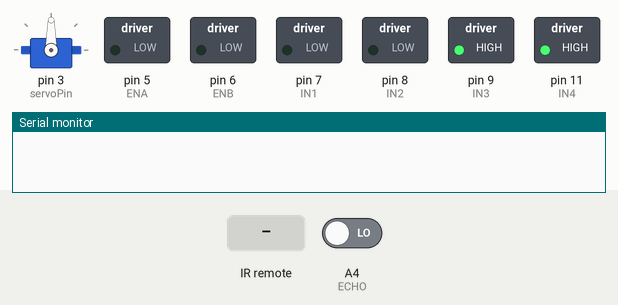
This sketch was run on a simulated Arduino Uno, built with avr-gcc and run on an emulated ATmega328P. On the bench: servo, switched loads named in the sketch (green lamp = pin HIGH), the last lines printed to the serial monitor. The test bench sets the inputs (shaded band); at power-on: A4 (ECHO) LOW. Pins used as bus, display or sensor lines are not drawn.

Above: at 1.2 s.
1.3 s: infrared code 0xFFC23D received
At 3.2 s:
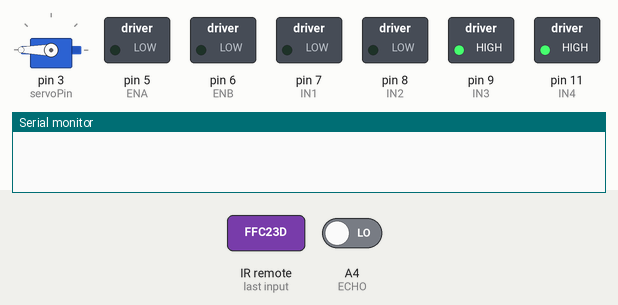
At 9.4 s:
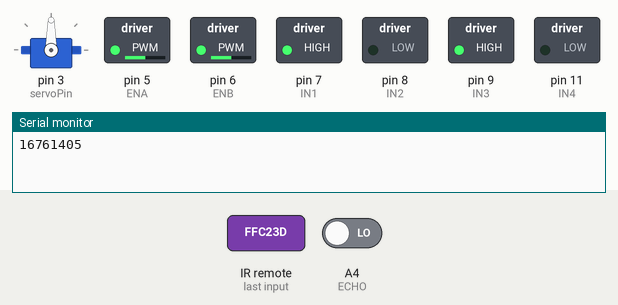
9.5 s: infrared code 0xFF629D received
At 15.8 s:
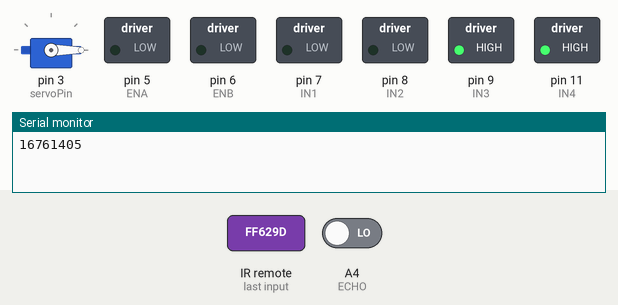
20.8 s: infrared code 0xFF22DD received
Timing chart, 0 to 30.3 s (numbered marks = the images above; inputs shaded):
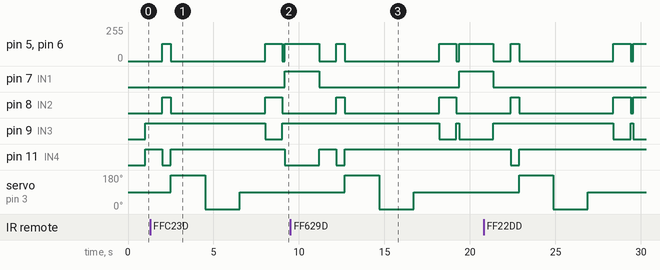

The sketch:

CarRobot.ino
```cpp
#include "Servo.h"
const int ENA = 5;
const int IN1 = 7 ;
const int IN2 = 8;
const int ENB = 6;
const int IN3 = 9;
const int IN4 = 11;
const int ECHO = A4;
const int TRIG = A5;
Servo labservo;
const int servoPin = 3;
int servoPos = 90;
float duration = 0; //duration ECHO is HIGH

//remote control
#include <IRremote.h>
#define RECV_PIN 12 //Infrared signal receiving pin
#define LED 13 //define LED pin
#define L 16720605
#define R 16761405
#define F 16736925
#define B 16754775
#define UNKNOWN_L 1386468383
#define UNKNOWN_R 553536955
#define UNKNOWN_F 5316027
#define UNKNOWN_B 2747854299
bool state = LOW; //define default input mode
unsigned long val;
IRrecv irrecv(RECV_PIN); //initialization
decode_results results; //Define structure type

//prototype
void MoveForward(int speed);
void MoveBackward(int speed);
void stopMoving();
void turnLeft(int speed);
void turnRight(int speed);
void stateChange();

void stateChange(){

}

float measureDistance(){
  digitalWrite(TRIG , LOW);
  delay(5);
  digitalWrite(TRIG, HIGH);
  delay(5);
  digitalWrite(TRIG, LOW);

  duration = pulseIn(ECHO, HIGH); //measures the time the ECHO is HIGH
  float distance_cm = duration /50;
  return distance_cm;
}

void MoveForward(int speed){

  analogWrite(ENA,speed);
  analogWrite(ENB,speed);
  digitalWrite(IN1, HIGH);
  digitalWrite(IN2, LOW);
  digitalWrite(IN3, LOW);
  digitalWrite(IN4, HIGH);

}

void MoveBackward(int speed){
  analogWrite(ENA,speed);
  analogWrite(ENB,speed);
  digitalWrite(IN1, LOW);
  digitalWrite(IN2, HIGH);
  digitalWrite(IN3, HIGH);
  digitalWrite(IN4, LOW);
}

void stopMoving(){
  //Motor direction irrelevant.
  digitalWrite(IN1, LOW);
  digitalWrite(IN2, LOW);
  analogWrite(ENA, 0); //Set Motor A Speed to 0
  digitalWrite(IN3, HIGH);
  digitalWrite(IN4, HIGH);
  analogWrite(ENB, 0); //Set Motor B speed to 0

}

void turnLeft(int speed) //Function for the robot to turn to the left
{
  digitalWrite(IN1, LOW);
  digitalWrite(IN2, HIGH);
  analogWrite(ENA, speed);
  digitalWrite(IN3, LOW);
  digitalWrite(IN4, HIGH);
  analogWrite(ENB, speed);
}

void turnRight(int speed) //Function for the robot to turn to the left
{
  digitalWrite(IN1, HIGH);
  digitalWrite(IN2, LOW);
  analogWrite(ENA, speed);
  digitalWrite(IN3, HIGH);
  digitalWrite(IN4, LOW);
  analogWrite(ENB, speed);
}

void setup() {
  // put your setup code here, to run once:
  pinMode(ENA, OUTPUT);
  pinMode(IN1, OUTPUT);
  pinMode(IN2, OUTPUT);
  pinMode(ENB, OUTPUT);
  pinMode(IN3, OUTPUT);
  pinMode(IN4, OUTPUT);
  pinMode(TRIG,OUTPUT); //set TRIG to output
  pinMode(ECHO, INPUT); //set ECHO to input
  labservo.attach(servoPin);//attaching the servo to the servoPinoutput
  labservo.write(servoPos);
  Serial.begin(9600);
  irrecv.enableIRIn(); // Start receiving
}

void loop() {
  // put your main code here, to run repeatedly:
  float distance_cm = measureDistance();
    if(distance_cm <= 15){
      stopMoving();
      delay(1000);
      MoveBackward(128);
      delay(500);
      stopMoving();
      labservo.write(180);//left
      delay(1000);
      float left = measureDistance();
    // Serial.println("left " + (String)left);
      labservo.write(0);//right
      delay(1000);
      float right = measureDistance();
      //Serial.println("right" + (String)right);
      labservo.write(90); //middle
      delay(1500);
      if(right > left){
      turnRight(128);
      }
      else{
       turnLeft(128);
      }
      delay(1000);
    }
  stopMoving();

  if(irrecv.decode(&results)){

     val = results.value;
     Serial.println(val);
     irrecv.resume(); // Receive the next value
     delay(150);


    if(val == L || val == UNKNOWN_L ){
      turnLeft(128);
      delay(1000);
    }

    if(val == R || val == UNKNOWN_R){
      turnRight(128);
      delay(1000);
    }

    if(val == F || val == UNKNOWN_F){
      MoveForward(128);
      delay(1000);
    }

    if(val == B || val == UNKNOWN_B){
      MoveBackward(128);
      delay(1000);
    }
  }


}
```

Measured:
- after the input at 1.3 s, pin 7 (IN1): LOW → HIGH after 7.9 s
